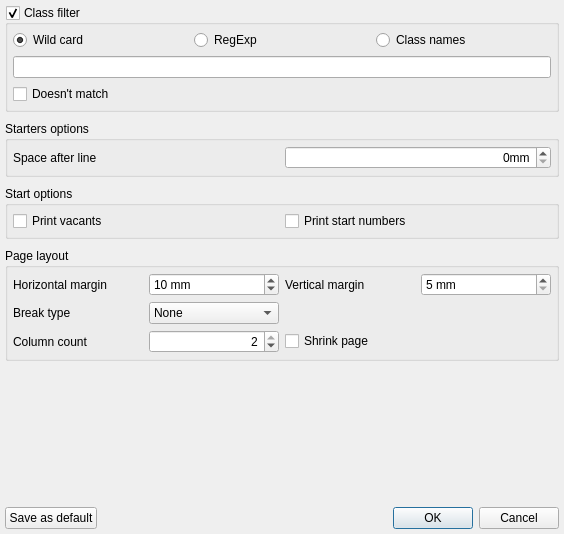
<?xml version="1.0" encoding="UTF-8"?>
<ui version="4.0">
 <class>quickevent::ReportOptionsDialog</class>
 <widget class="QDialog" name="quickevent::ReportOptionsDialog">
  <property name="geometry">
   <rect>
    <x>0</x>
    <y>0</y>
    <width>564</width>
    <height>534</height>
   </rect>
  </property>
  <property name="windowTitle">
   <string>Dialog</string>
  </property>
  <layout class="QVBoxLayout" name="verticalLayout">
   <property name="spacing">
    <number>9</number>
   </property>
   <property name="leftMargin">
    <number>5</number>
   </property>
   <property name="topMargin">
    <number>5</number>
   </property>
   <property name="rightMargin">
    <number>5</number>
   </property>
   <property name="bottomMargin">
    <number>5</number>
   </property>
   <item>
    <widget class="QGroupBox" name="grpClassFilter">
     <property name="title">
      <string>Class filter</string>
     </property>
     <property name="checkable">
      <bool>true</bool>
     </property>
     <property name="checked">
      <bool>true</bool>
     </property>
     <layout class="QGridLayout" name="gridLayout">
      <property name="leftMargin">
       <number>5</number>
      </property>
      <property name="topMargin">
       <number>5</number>
      </property>
      <property name="rightMargin">
       <number>5</number>
      </property>
      <property name="bottomMargin">
       <number>5</number>
      </property>
      <item row="0" column="1">
       <widget class="QRadioButton" name="btRegExp">
        <property name="toolTip">
         <string>Posix regular expression</string>
        </property>
        <property name="text">
         <string>RegExp</string>
        </property>
       </widget>
      </item>
      <item row="0" column="0">
       <widget class="QRadioButton" name="btWildCard">
        <property name="toolTip">
         <string>An question mark (?) in pattern stands for (matches) any single character; a asterisk (*) matches any sequence of zero or more characters.</string>
        </property>
        <property name="text">
         <string>Wild card</string>
        </property>
        <property name="checked">
         <bool>true</bool>
        </property>
       </widget>
      </item>
      <item row="2" column="0" colspan="2">
       <widget class="QCheckBox" name="chkClassFilterDoesntMatch">
        <property name="text">
         <string>Doesn't match</string>
        </property>
       </widget>
      </item>
      <item row="0" column="2">
       <widget class="QRadioButton" name="btClassNames">
        <property name="toolTip">
         <string>Coma delimited list of class names</string>
        </property>
        <property name="text">
         <string>Class names</string>
        </property>
       </widget>
      </item>
      <item row="1" column="0" colspan="3">
       <widget class="QLineEdit" name="edFilter"/>
      </item>
     </layout>
    </widget>
   </item>
   <item>
    <widget class="QGroupBox" name="grpStartersOptions">
     <property name="title">
      <string>Starters options</string>
     </property>
     <layout class="QHBoxLayout" name="horizontalLayout_3">
      <property name="leftMargin">
       <number>5</number>
      </property>
      <property name="topMargin">
       <number>5</number>
      </property>
      <property name="rightMargin">
       <number>5</number>
      </property>
      <property name="bottomMargin">
       <number>5</number>
      </property>
      <item>
       <widget class="QLabel" name="label_2">
        <property name="text">
         <string>Space after line</string>
        </property>
       </widget>
      </item>
      <item>
       <widget class="QSpinBox" name="edStartersOptionsLineSpacing">
        <property name="alignment">
         <set>Qt::AlignRight|Qt::AlignTrailing|Qt::AlignVCenter</set>
        </property>
        <property name="suffix">
         <string>mm</string>
        </property>
        <property name="maximum">
         <number>100</number>
        </property>
       </widget>
      </item>
     </layout>
    </widget>
   </item>
   <item>
    <widget class="QGroupBox" name="grpStartOptions">
     <property name="title">
      <string>Start options</string>
     </property>
     <layout class="QHBoxLayout" name="horizontalLayout">
      <property name="leftMargin">
       <number>5</number>
      </property>
      <property name="topMargin">
       <number>5</number>
      </property>
      <property name="rightMargin">
       <number>5</number>
      </property>
      <property name="bottomMargin">
       <number>5</number>
      </property>
      <item>
       <widget class="QCheckBox" name="chkStartOpts_PrintVacants">
        <property name="text">
         <string>Print vacants</string>
        </property>
       </widget>
      </item>
      <item>
       <widget class="QCheckBox" name="chkStartOpts_PrintStartNumbers">
        <property name="text">
         <string>Print start numbers</string>
        </property>
       </widget>
      </item>
     </layout>
    </widget>
   </item>
   <item>
    <widget class="QGroupBox" name="groupBox">
     <property name="title">
      <string>Page layout</string>
     </property>
     <layout class="QGridLayout" name="gridLayout_3">
      <property name="leftMargin">
       <number>5</number>
      </property>
      <property name="topMargin">
       <number>5</number>
      </property>
      <property name="rightMargin">
       <number>5</number>
      </property>
      <property name="bottomMargin">
       <number>5</number>
      </property>
      <item row="1" column="0">
       <widget class="QLabel" name="label">
        <property name="text">
         <string>Break type</string>
        </property>
       </widget>
      </item>
      <item row="2" column="2" colspan="2">
       <widget class="QCheckBox" name="chkShirinkPageWidthToColumnCount">
        <property name="toolTip">
         <string>Shrink page width to column count</string>
        </property>
        <property name="text">
         <string>Shrink page</string>
        </property>
       </widget>
      </item>
      <item row="1" column="1">
       <widget class="QComboBox" name="cbxBreakAfterClassType">
        <item>
         <property name="text">
          <string>None</string>
         </property>
        </item>
        <item>
         <property name="text">
          <string>Column</string>
         </property>
        </item>
        <item>
         <property name="text">
          <string>Page</string>
         </property>
        </item>
       </widget>
      </item>
      <item row="2" column="1">
       <widget class="QSpinBox" name="edColumnCount">
        <property name="alignment">
         <set>Qt::AlignRight|Qt::AlignTrailing|Qt::AlignVCenter</set>
        </property>
        <property name="minimum">
         <number>1</number>
        </property>
        <property name="maximum">
         <number>2</number>
        </property>
        <property name="value">
         <number>2</number>
        </property>
       </widget>
      </item>
      <item row="2" column="0">
       <widget class="QLabel" name="label_3">
        <property name="text">
         <string>Column count</string>
        </property>
       </widget>
      </item>
      <item row="0" column="0">
       <widget class="QLabel" name="label_5">
        <property name="text">
         <string>Horizontal margin</string>
        </property>
       </widget>
      </item>
      <item row="0" column="1">
       <widget class="QSpinBox" name="edHorizontalMargin">
        <property name="suffix">
         <string> mm</string>
        </property>
        <property name="minimum">
         <number>5</number>
        </property>
        <property name="singleStep">
         <number>5</number>
        </property>
        <property name="value">
         <number>10</number>
        </property>
       </widget>
      </item>
      <item row="0" column="2">
       <widget class="QLabel" name="label_4">
        <property name="text">
         <string>Vertical margin</string>
        </property>
       </widget>
      </item>
      <item row="0" column="3">
       <widget class="QSpinBox" name="edVerticalMargin">
        <property name="suffix">
         <string> mm</string>
        </property>
        <property name="minimum">
         <number>5</number>
        </property>
        <property name="singleStep">
         <number>5</number>
        </property>
        <property name="value">
         <number>5</number>
        </property>
       </widget>
      </item>
     </layout>
    </widget>
   </item>
   <item>
    <spacer name="verticalSpacer">
     <property name="orientation">
      <enum>Qt::Vertical</enum>
     </property>
     <property name="sizeHint" stdset="0">
      <size>
       <width>20</width>
       <height>40</height>
      </size>
     </property>
    </spacer>
   </item>
   <item>
    <layout class="QHBoxLayout" name="horizontalLayout_2">
     <item>
      <widget class="QPushButton" name="btSaveAsDefault">
       <property name="text">
        <string>Save as default</string>
       </property>
      </widget>
     </item>
     <item>
      <widget class="QDialogButtonBox" name="buttonBox">
       <property name="orientation">
        <enum>Qt::Horizontal</enum>
       </property>
       <property name="standardButtons">
        <set>QDialogButtonBox::Cancel|QDialogButtonBox::Ok</set>
       </property>
      </widget>
     </item>
    </layout>
   </item>
  </layout>
 </widget>
 <tabstops>
  <tabstop>grpClassFilter</tabstop>
  <tabstop>btWildCard</tabstop>
  <tabstop>btRegExp</tabstop>
  <tabstop>btClassNames</tabstop>
  <tabstop>chkClassFilterDoesntMatch</tabstop>
  <tabstop>edStartersOptionsLineSpacing</tabstop>
  <tabstop>chkStartOpts_PrintVacants</tabstop>
  <tabstop>chkStartOpts_PrintStartNumbers</tabstop>
  <tabstop>cbxBreakAfterClassType</tabstop>
  <tabstop>edColumnCount</tabstop>
  <tabstop>chkShirinkPageWidthToColumnCount</tabstop>
  <tabstop>btSaveAsDefault</tabstop>
  <tabstop>edFilter</tabstop>
 </tabstops>
 <resources/>
 <connections>
  <connection>
   <sender>buttonBox</sender>
   <signal>accepted()</signal>
   <receiver>quickevent::ReportOptionsDialog</receiver>
   <slot>accept()</slot>
   <hints>
    <hint type="sourcelabel">
     <x>248</x>
     <y>254</y>
    </hint>
    <hint type="destinationlabel">
     <x>157</x>
     <y>274</y>
    </hint>
   </hints>
  </connection>
  <connection>
   <sender>buttonBox</sender>
   <signal>rejected()</signal>
   <receiver>quickevent::ReportOptionsDialog</receiver>
   <slot>reject()</slot>
   <hints>
    <hint type="sourcelabel">
     <x>316</x>
     <y>260</y>
    </hint>
    <hint type="destinationlabel">
     <x>286</x>
     <y>274</y>
    </hint>
   </hints>
  </connection>
 </connections>
</ui>
